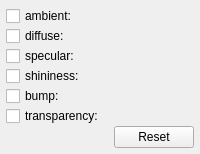
         <widget class="QWidget" name="tab_2">
          <attribute name="title">
           <string>Textures</string>
          </attribute>
          <layout class="QGridLayout" name="gridLayout_2">
           <property name="margin">
            <number>6</number>
           </property>
           <property name="spacing">
            <number>0</number>
           </property>
           <item row="0" column="1" colspan="2">
            <widget class="FileChooser" name="widget_8" native="true">
             <property name="sizePolicy">
              <sizepolicy hsizetype="Expanding" vsizetype="Preferred">
               <horstretch>0</horstretch>
               <verstretch>0</verstretch>
              </sizepolicy>
             </property>
            </widget>
           </item>
           <item row="1" column="0">
            <widget class="QCheckBox" name="checkBox_5">
             <property name="text">
              <string>diffuse:</string>
             </property>
            </widget>
           </item>
           <item row="5" column="0" rowspan="2">
            <widget class="QCheckBox" name="checkBox_8">
             <property name="text">
              <string>transparency:</string>
             </property>
            </widget>
           </item>
           <item row="5" column="1" rowspan="2" colspan="2">
            <widget class="FileChooser" name="widget_11" native="true">
             <property name="sizePolicy">
              <sizepolicy hsizetype="Expanding" vsizetype="Preferred">
               <horstretch>0</horstretch>
               <verstretch>0</verstretch>
              </sizepolicy>
             </property>
            </widget>
           </item>
           <item row="4" column="1" colspan="2">
            <widget class="FileChooser" name="widget_12" native="true">
             <property name="sizePolicy">
              <sizepolicy hsizetype="Expanding" vsizetype="Preferred">
               <horstretch>0</horstretch>
               <verstretch>0</verstretch>
              </sizepolicy>
             </property>
            </widget>
           </item>
           <item row="2" column="1" colspan="2">
            <widget class="FileChooser" name="widget_10" native="true">
             <property name="sizePolicy">
              <sizepolicy hsizetype="Expanding" vsizetype="Preferred">
               <horstretch>0</horstretch>
               <verstretch>0</verstretch>
              </sizepolicy>
             </property>
            </widget>
           </item>
           <item row="3" column="0">
            <widget class="QCheckBox" name="checkBox_10">
             <property name="text">
              <string>shininess:</string>
             </property>
            </widget>
           </item>
           <item row="1" column="1" colspan="2">
            <widget class="FileChooser" name="widget_9" native="true">
             <property name="sizePolicy">
              <sizepolicy hsizetype="Expanding" vsizetype="Preferred">
               <horstretch>0</horstretch>
               <verstretch>0</verstretch>
              </sizepolicy>
             </property>
            </widget>
           </item>
           <item row="2" column="0">
            <widget class="QCheckBox" name="checkBox_6">
             <property name="text">
              <string>specular:</string>
             </property>
            </widget>
           </item>
           <item row="0" column="0">
            <widget class="QCheckBox" name="checkBox_7">
             <property name="text">
              <string>ambient:</string>
             </property>
            </widget>
           </item>
           <item row="3" column="1" colspan="2">
            <widget class="FileChooser" name="widget_13" native="true">
             <property name="sizePolicy">
              <sizepolicy hsizetype="Expanding" vsizetype="Preferred">
               <horstretch>0</horstretch>
               <verstretch>0</verstretch>
              </sizepolicy>
             </property>
            </widget>
           </item>
           <item row="4" column="0">
            <widget class="QCheckBox" name="checkBox_9">
             <property name="text">
              <string>bump:</string>
             </property>
            </widget>
           </item>
           <item row="7" column="2">
            <widget class="QPushButton" name="pushButton_7">
             <property name="text">
              <string>Reset</string>
             </property>
            </widget>
           </item>
          </layout>
         </widget>
